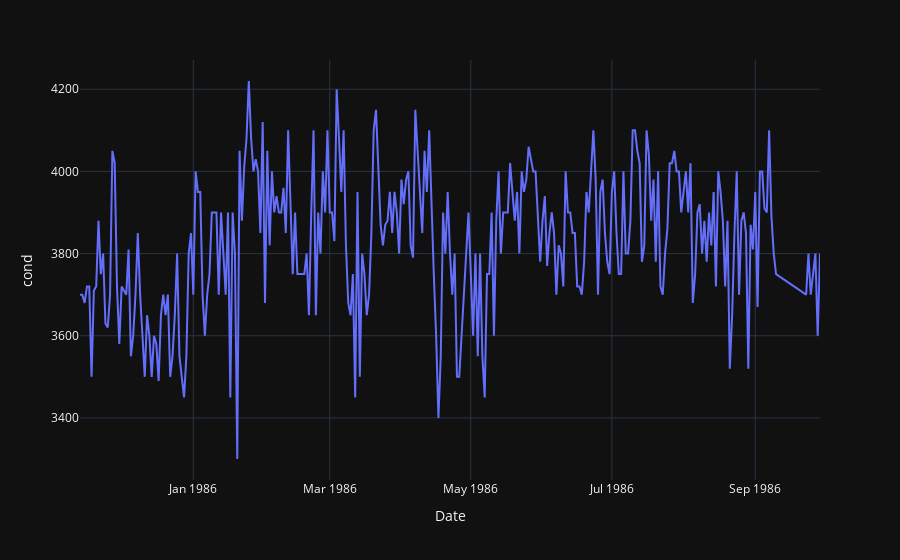

The cell this chart's notebook holds for it:
### Markdown cell above
## Specific Conductance Plot

### Code cell
fig = px.line(clear_lake_usgs.dropna(subset=['cond']), y='cond')
fig.show()

### Figure 1 — Plotly figure (JSON) as saved in the notebook; plotly's stock layout.template omitted (floating-point values rounded to 4 significant figures; data arrays with more than 128 entries replaced by an {"elided": "..."} marker saying what was removed)
{"data": [{"hovertemplate": "Date=%{x}<br>cond=%{y}<extra></extra>", "legendgroup": "", "line": {"color": "#636efa", "dash": "solid"}, "marker": {"symbol": "circle"}, "mode": "lines", "name": "", "orientation": "v", "showlegend": false, "x": {"elided": "309 str values"}, "xaxis": "x", "y": {"elided": "309 float values"}, "yaxis": "y", "type": "scatter"}], "layout": {"xaxis": {"anchor": "y", "domain": [0.0, 1.0], "title": {"text": "Date"}}, "yaxis": {"anchor": "x", "domain": [0.0, 1.0], "title": {"text": "cond"}}, "legend": {"tracegroupgap": 0}, "margin": {"t": 60}}}
